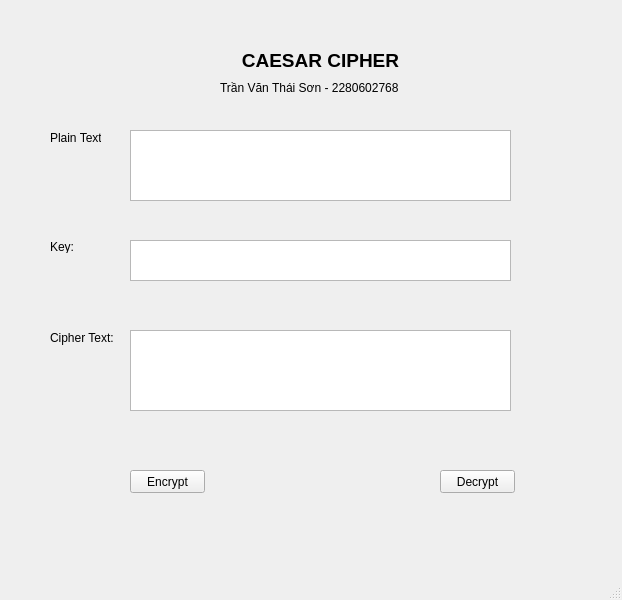
<?xml version="1.0" encoding="UTF-8"?>
<ui version="4.0">
 <class>MainWindow</class>
 <widget class="QMainWindow" name="MainWindow">
  <property name="geometry">
   <rect>
    <x>0</x>
    <y>0</y>
    <width>622</width>
    <height>600</height>
   </rect>
  </property>
  <property name="windowTitle">
   <string>MainWindow</string>
  </property>
  <widget class="QWidget" name="centralwidget">
   <widget class="QLabel" name="label">
    <property name="geometry">
     <rect>
      <x>220</x>
      <y>40</y>
      <width>201</width>
      <height>41</height>
     </rect>
    </property>
    <property name="text">
     <string>&lt;html&gt;&lt;head/&gt;&lt;body&gt;&lt;p align=&quot;center&quot;&gt;&lt;span style=&quot; font-size:14pt; font-weight:600;&quot;&gt;CAESAR CIPHER&lt;/span&gt;&lt;/p&gt;&lt;/body&gt;&lt;/html&gt;</string>
    </property>
   </widget>
   <widget class="QLabel" name="label_2">
    <property name="geometry">
     <rect>
      <x>50</x>
      <y>130</y>
      <width>51</width>
      <height>16</height>
     </rect>
    </property>
    <property name="text">
     <string>Plain Text:</string>
    </property>
   </widget>
   <widget class="QTextEdit" name="txt_plain_text">
    <property name="geometry">
     <rect>
      <x>130</x>
      <y>130</y>
      <width>381</width>
      <height>71</height>
     </rect>
    </property>
   </widget>
   <widget class="QTextEdit" name="txt_key">
    <property name="geometry">
     <rect>
      <x>130</x>
      <y>240</y>
      <width>381</width>
      <height>41</height>
     </rect>
    </property>
   </widget>
   <widget class="QLabel" name="label_3">
    <property name="geometry">
     <rect>
      <x>50</x>
      <y>240</y>
      <width>47</width>
      <height>13</height>
     </rect>
    </property>
    <property name="text">
     <string>Key:</string>
    </property>
   </widget>
   <widget class="QLabel" name="label_4">
    <property name="geometry">
     <rect>
      <x>50</x>
      <y>330</y>
      <width>71</width>
      <height>16</height>
     </rect>
    </property>
    <property name="text">
     <string>Cipher Text:</string>
    </property>
   </widget>
   <widget class="QTextEdit" name="txt_cipher_text">
    <property name="geometry">
     <rect>
      <x>130</x>
      <y>330</y>
      <width>381</width>
      <height>81</height>
     </rect>
    </property>
   </widget>
   <widget class="QPushButton" name="btn_encrypt">
    <property name="geometry">
     <rect>
      <x>130</x>
      <y>470</y>
      <width>75</width>
      <height>23</height>
     </rect>
    </property>
    <property name="text">
     <string>Encrypt</string>
    </property>
   </widget>
   <widget class="QPushButton" name="btn_decrypt">
    <property name="geometry">
     <rect>
      <x>440</x>
      <y>470</y>
      <width>75</width>
      <height>23</height>
     </rect>
    </property>
    <property name="text">
     <string>Decrypt</string>
    </property>
   </widget>
   <widget class="QLabel" name="label_5">
    <property name="geometry">
     <rect>
      <x>220</x>
      <y>80</y>
      <width>201</width>
      <height>16</height>
     </rect>
    </property>
    <property name="text">
     <string>Trần Văn Thái Sơn - 2280602768</string>
    </property>
   </widget>
  </widget>
  <widget class="QMenuBar" name="menubar">
   <property name="geometry">
    <rect>
     <x>0</x>
     <y>0</y>
     <width>622</width>
     <height>21</height>
    </rect>
   </property>
  </widget>
  <widget class="QStatusBar" name="statusbar"/>
 </widget>
 <resources/>
 <connections/>
</ui>
